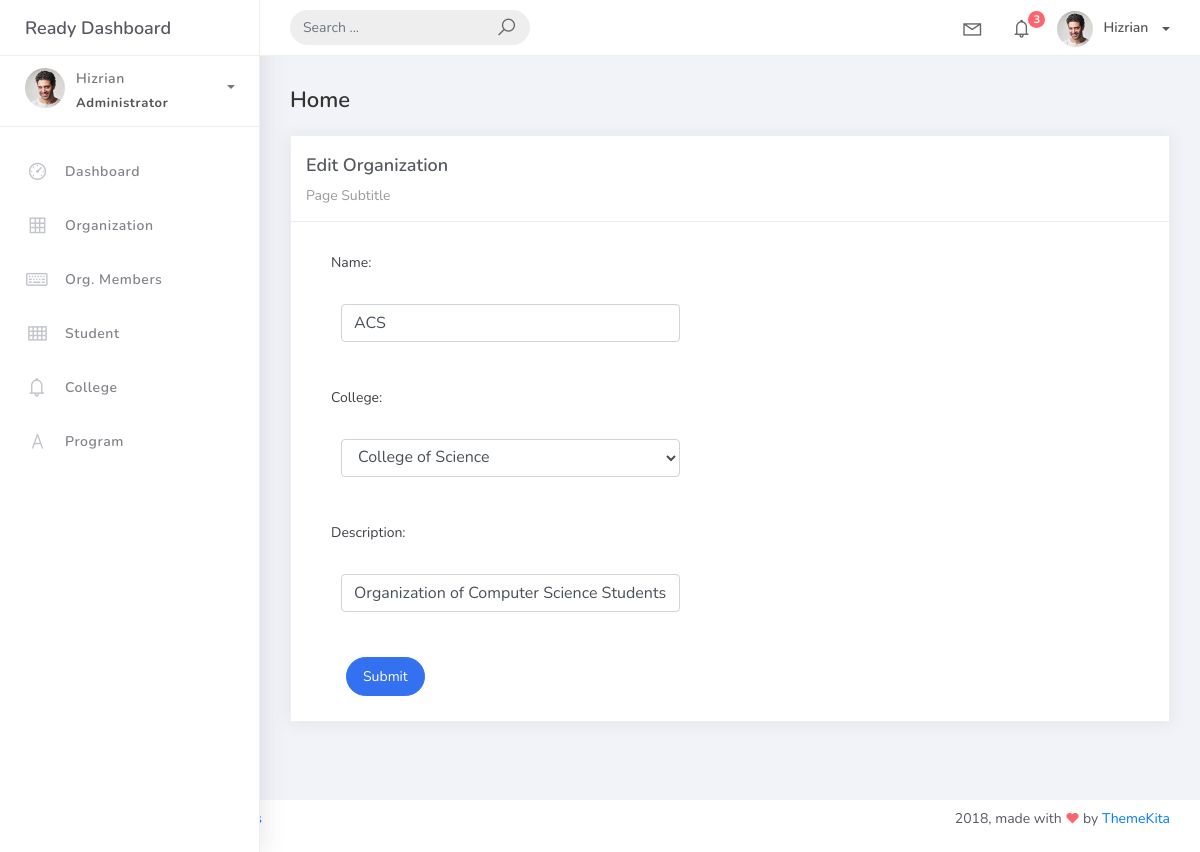
Screenshot of /organization_list/1 with the database file from the repository.
### studentorg/models.py (models this page shows, shortened)
class BaseModel(models.Model):
    created_at = models.DateTimeField(auto_now_add=True, db_index=True)
    updated_at = models.DateTimeField(auto_now=True)
    class Meta: abstract = True

class Organization(BaseModel):
    name = models.CharField(max_length=250)
    college = models.ForeignKey(
        College, null=True, blank=True, on_delete=models.CASCADE)
    description = models.CharField(max_length=500)

### studentorg/views.py (the view, shortened to what this page needs)
# urls.py: path('organization_list/<pk>', OrganizationUpdateView.as_view(), name='organization-update'),
class OrganizationUpdateView(UpdateView):
    model = Organization
    fields = "__all__"
    context_object_name = "organization"
    template_name = "org_edit.html"
    success_url = reverse_lazy('organization-list')

### studentorg/models.py (called while the page is built)
    def __str__(self):
        return self.college_name

### templates/org_edit.html (shortened to what this page needs)
{% extends 'base.html' %} {% load static %} {% block content %}
<div class="content">
    <div class="container-fluid">
        <h4 class="page-title">Home</h4>
        <div class="row">
            <div class="col-md-12">
                <div class="card">
                    <div class="card-header">
                        <div class="card-title">Edit Organization</div>
                        <div class="card-category">Page Subtitle</div>
                    </div>
                    <div class="col-md-6">
                    <div class="card-body">
                        <form class="" action="" method="post" novalidate>
                            {% csrf_token %} {% include 'includes/form.html' %}
                                <div class="form-group">
                                    <div class="col-md-12 col-sm-3">
                                        <button type="submit" class="btn btn-primary btn-rounded">Submit</button>
                                    </div>
                                </div>
                            </div>
                    </div>
                </div>
                </div>
            </div>
        </div>
    </div>
</div>
{% endblock %}

### templates/includes/form.html (shortened to what this page needs)
{% load widget_tweaks %}
{% for field in form %}
<div class="field item form-group">
        <label>{{ field.label_tag }}</label>
    <div class="form-group">
        {% render_field field class="form-control" %}
    </div>
</div>
{% endfor %}

### rows the page displays
Organization: name "ACS" "College of Science" "Organization of Computer Science Students"

### other values shown
{{ field.label_tag }} "Name:" "College:" "Description:"
